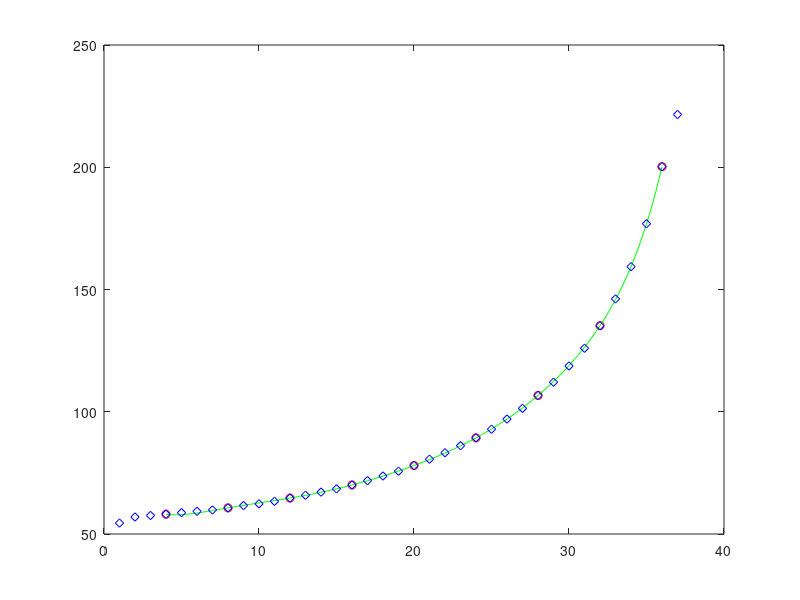

Here is the MATLAB script that generated this plot:
clc;
clear all;
f1=csvread('5W.csv');

A = size(f1);

B = ones(1,round(A(1,2)/8)); % Centerline temperature - 1/4 data points
C = ones(1,round(A(1,2)/2)); % Centerline temperature - all data points
n = length(B);
nc = length(C);

for j = 1:n
    B(1,j) = f1(round(A(1,1)/2), 4*j); %only keep 1/4 of data points
end
for j = 1:nc
    C(1,j) = f1(round(A(1,1)/2), j); %all data points
end

x = 4:4:4*n;
xc = 1:nc;
y = B(1,:);
yc = C(1,:);

maxvalue = max(x);
xt = 4:0.2:maxvalue;
yt = ones(1,length(xt));
for k = 1:length(xt)
    for i = 1:n
    L(i) = 1;
        for j = 1:n
            if j ~= i
            L(i) = L(i)*(xt(k) - x(j))/(x(i)-x(j));
            end
        end
    end
    yt(k) = sum(y.*L);
end

plot(x,y, 'ro',xt, yt,'g', xc, yc, 'bd')
